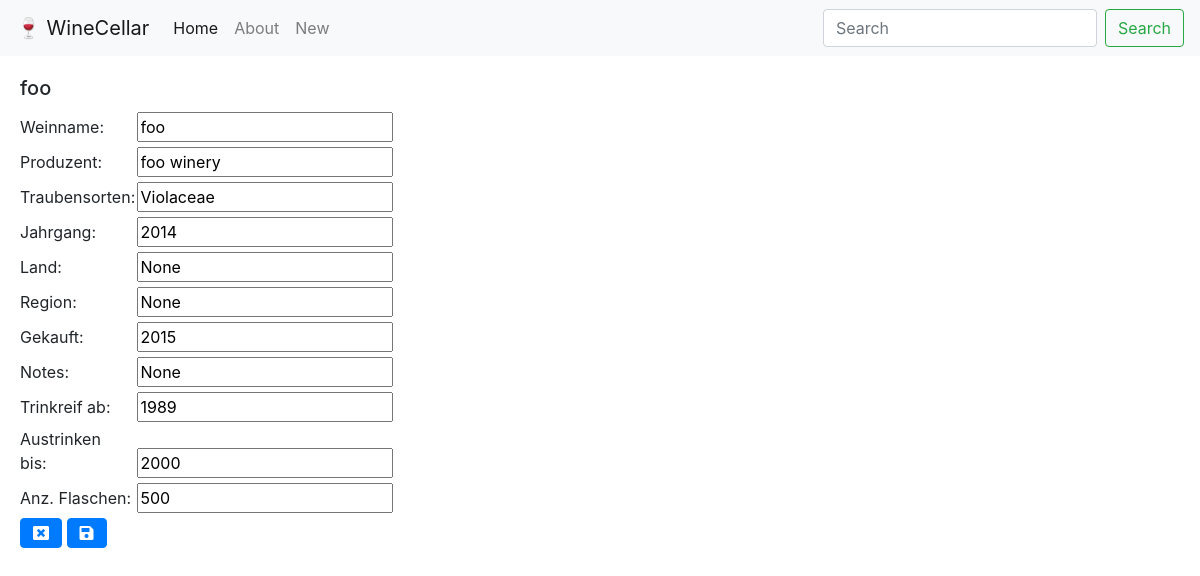
Screenshot of /edit/16 with the database file from the repository.
### wine/models.py (models this page shows)
class Wine(models.Model):
    winename = models.CharField(max_length=200)
    producer = models.CharField(max_length=200)
    grapes = models.CharField(max_length=200)
    year = models.CharField(max_length=200)
    country = models.CharField(max_length=200, null=True,)
    region = models.CharField(max_length=200, null=True,)
    purchase = models.CharField(max_length=200, null=True,)
    notes = models.CharField(max_length=400, null=True,)
    drinkfrom = models.CharField(max_length=200)
    drinkto = models.CharField(max_length=200)
    nmbrbottles = models.IntegerField()
    entrydate = models.DateTimeField('date published', null=True,)
    editdate = models.DateTimeField(null=True,)

### wine/views.py (the view)
# urls.py: path('edit/<int:pk>', WineUpdateView.as_view(), name='wine_edit'),
class WineUpdateView(UpdateView):
    model = Wine
    fields = ['winename', 'producer', 'grapes', 'year', 'country',
              'region', 'purchase', 'notes', 'drinkfrom', 'drinkto', 'nmbrbottles']
    success_url = reverse_lazy('wine_list')

### wine/templates/wine/wine_form.html
{% extends "./base.html" %}
{% block content %}
<div class="card-body">
        <h5 class="card-title">{{ wine.winename }}</h5>
<form method="post">{% csrf_token %}
    <label for="winename">Weinname:</label>
    <input id="winename" type="text" name="winename" value="{{ wine.winename }}"><br>
    <label for="producer">Produzent:</label>
    <input id="producer" type="text" name="producer" value="{{ wine.producer }}"><br>
    <label for="grapes">Traubensorten: </label>
    <input id="grapes" type="text" name="grapes" value="{{ wine.grapes }}"><br>
    <label for="year">Jahrgang: </label>
    <input id="year" type="number" name="year" value="{{ wine.year }}"><br>
    <label for="country">Land: </label>
    <input id="country" type="text" name="country" value="{{ wine.country }}"><br>
    <label for="region">Region: </label>
    <input id="region" type="text" name="region" value="{{ wine.region }}"><br>
    <label for="purchase">Gekauft: </label>
    <input id="purchase" type="text" name="purchase" value="{{ wine.purchase }}"><br>
    <label for="notes">Notes: </label>
    <input id="notes" type="text" name="notes" value="{{ wine.notes }}"><br>
    <label for="drinkfrom">Trinkreif ab: </label>
    <input id="drinkfrom" type="text" name="drinkfrom" value="{{ wine.drinkfrom }}"><br>
    <label for="drinkto">Austrinken bis: </label>
    <input id="drinkto" type="text" name="drinkto" value="{{ wine.drinkto }}"><br>
    <label for="nmbrbottles">Anz. Flaschen:</label>
    <input id="nmbrbottles" type="number" name="nmbrbottles" value="{{ wine.nmbrbottles }}"><br>
    <a href="/wine/{{ wine.id }}" class="btn btn-primary"><i class="fas fa-window-close"></i></a>
    <button type="submit" class="btn btn-primary"><i class="fas fa-save"></i></button>
</form>
</div>
{% endblock %}

### wine/static/wine/style.css (style rules this page uses)
body,html { background-color: }
a { color: black; font-color: black; text-decoration: none; }
a, a:link, visited { font-color: black; text-decoration: none; }
label { display: inline-block; width: 7em; }

### rows the page displays
Wine: winename "foo", producer "foo winery", grapes "Violaceae", year "2014", country "None", region "None", purchase "2015", notes "None", drinkfrom "1989", drinkto "2000", nmbrbottles "500"
